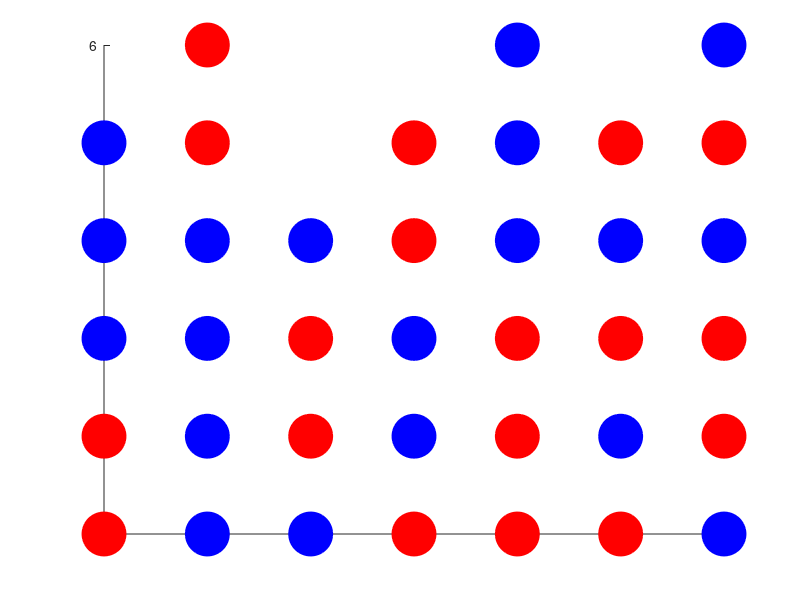

MATLAB code for this plot:
clearvars
nMarkers    = 37;
heightSize  = 6;
widthSize   = 7;
markerSize  = 1000;
inRowWinner = 4;
red         = 0;
blue        = 1;

markerThrow  = repmat(1:widthSize,1,heightSize)';   %% sequential throw of markers in each column
[~,d]        = sort(randi(3*heightSize*widthSize,[heightSize*widthSize 1]));         %% create random shuffle instead of sequential throw
markerThrow  = markerThrow(d(1:nMarkers));                        %% sort original sequential throwing

gameMatrix = arrayfun(@(x) rem(find(markerThrow'==x),2),1:widthSize,'UniformOutput',0); % 10 = red 20 = Blue
gameMatrix = cell2mat(cellfun(@(x) [x';nan(heightSize-length(x),1)],gameMatrix,'UniformOutput',0)); %%convert to matrix of size = height and width

%% plot game
[rowRed ,colRed ] = find(gameMatrix == red);
[rowBlue,colBlue] = find(gameMatrix == blue);

scatter(colRed,rowRed,'Sizedata',markerSize,'MarkerFaceColor',[1 0 0],'MarkerEdgeColor',[1 0 0]);
hold on;
scatter(colBlue,rowBlue,'Sizedata',markerSize,'MarkerFaceColor',[0 0 1],'MarkerEdgeColor',[0 0 1]);


%% wcheck
directionMatrix = [1 0;0 1 ;1 1 ;-1 1];  %% [horizontal vertical]

% checkFormation = @(fill,inRow) find(diff([0 find(diff(fill)) length(fill)])>=inRow);
checkFormation = @(fill) (diff([0 find(diff(fill)) length(fill)]));

%horizontal check
horizontalCheck = arrayfun(@(x) checkFormation(gameMatrix(x,:)),1:heightSize,'UniformOutput',0);
%Vertical check
verticalCheck = arrayfun(@(x) checkFormation(gameMatrix(:,x)'),1:widthSize,'UniformOutput',0);

%%right diagnol check
rowCheckLimit = heightSize + 1 - inRowWinner;
colCheckLimit = widthSize + 1 - inRowWinner;
rightDiagnolCheck = arrayfun(@(y,x) checkFormation(arrayfun(@(X,Y) gameMatrix(Y,X),x:x+min(heightSize-y+1,widthSize-x+1)-1,y:y+min(heightSize-y+1,widthSize-x+1)-1)),[rowCheckLimit:-1:1 ones(1,colCheckLimit-1)],[ones(1,rowCheckLimit-1) 1:colCheckLimit],'UniformOutput',0);                                   

%%left diagnol check
% colCheckLimit = inRowWinner;
leftDiagnolCheck = arrayfun(@(y,x) checkFormation(arrayfun(@(X,Y) gameMatrix(Y,X),x:-1:x-min(heightSize-y+1,x)+1,y:y+min(heightSize-y+1,x)-1)),[rowCheckLimit:-1:1 ones(1,widthSize - inRowWinner)],[widthSize*ones(1,rowCheckLimit-1) widthSize:-1:inRowWinner],'UniformOutput',0);                                    
